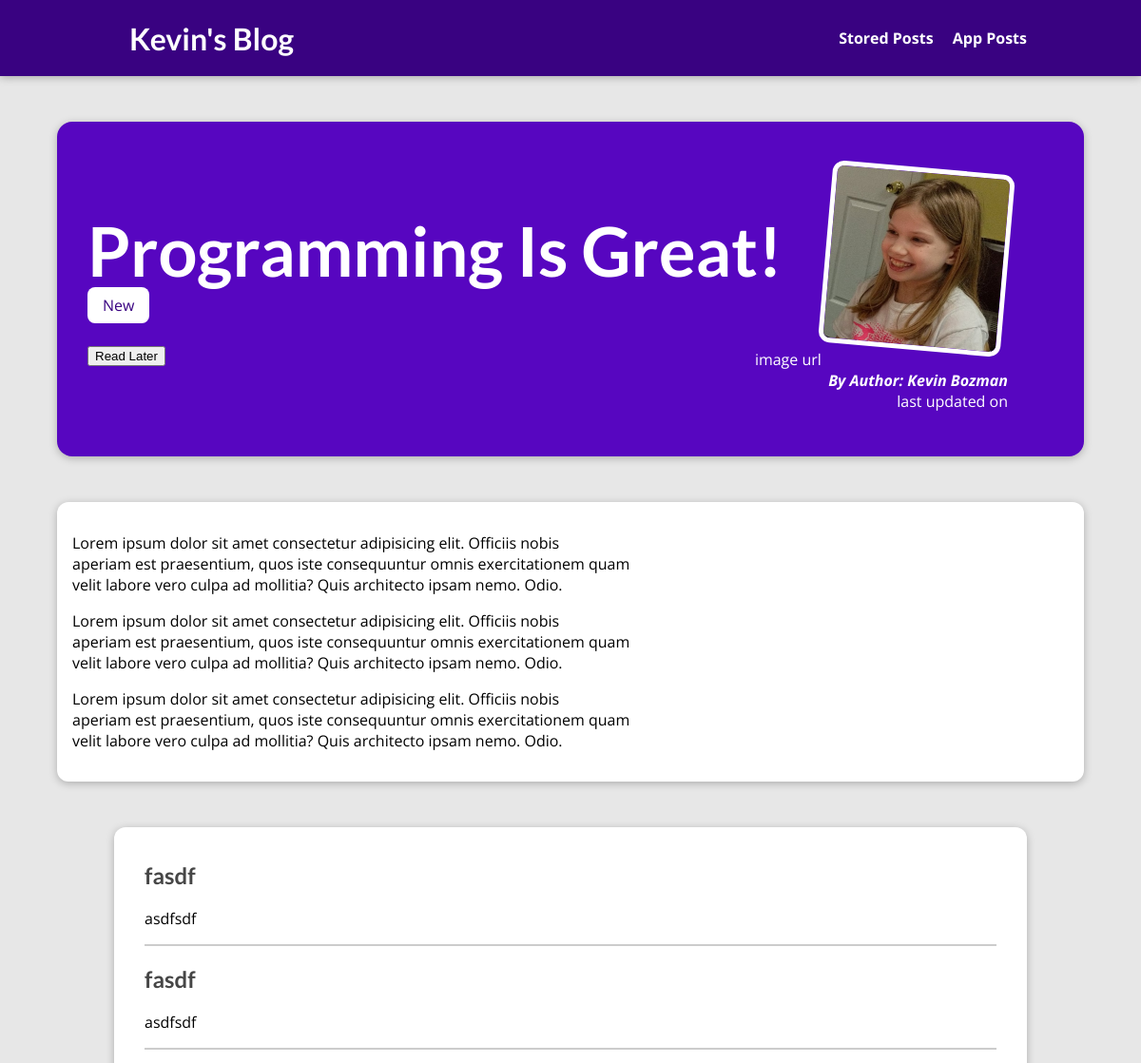
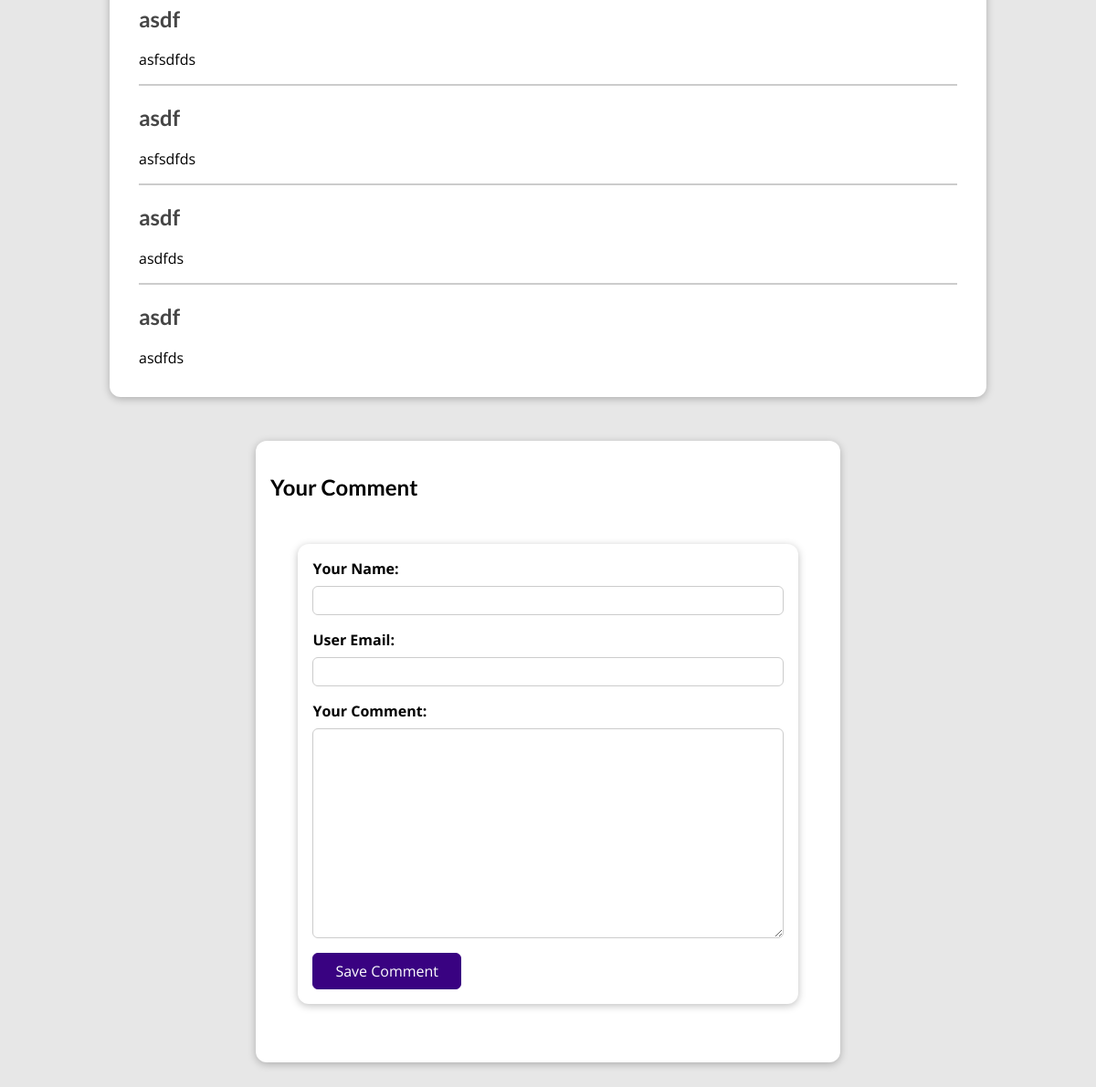
Page /posts/programming-is-fun on the committed database (2 pictures, top to bottom).
### blog/models.py (models this page shows, shortened)
class Post(models.Model):
    title = models.CharField(max_length=150)
    excerpt = models.CharField(max_length=250)
    image = models.ImageField(upload_to="posts",null=True)
    post_date = models.DateField(auto_now=True)
    author = models.ForeignKey(Author, on_delete=models.SET_NULL, null=True, related_name="posts")
    slug = models.SlugField(unique=True, db_index=True) # automatically does index.. don't really need db_index
    content = models.TextField(validators=[MinLengthValidator(10), MaxLengthValidator(5000)])
    tags = models.ManyToManyField(Tag)

class Tag(models.Model):
    caption = models.CharField(max_length=100)

class Author(models.Model):
    first_name = models.CharField(max_length=100)
    last_name = models.CharField(max_length=100)
    email_address = models.EmailField()
    def full_name(self):
        return f"{self.first_name} {self.last_name}"
    def __str__(self):
        return self.full_name()

class Comment(models.Model):
    user_name =  models.CharField(max_length=120)
    user_email = models.EmailField()
    text =  models.TextField(max_length=500)
    post = models.ForeignKey(Post, on_delete=models.CASCADE, related_name="comments")

### blog/views.py (the view, shortened to what this page needs)
# urls.py: path('posts/<slug:slug>', views.SinglePostView.as_view(), name='post_detail_page'),
class SinglePostView(View):
    def is_stored_posts(self,request,post_id):
        stored_posts = request.session.get("stored_posts")
        if stored_posts is not None:
            is_saved_for_later = post_id in stored_posts
        else:
            is_saved_for_later = False
        return is_saved_for_later
    def get(self, request, slug):
        post = Post.objects.get(slug=slug)
        context = {
            "post": post,
            "post_tags": post.tags.all(),
            "comment_form" : CommentForm(),
            "comments": post.comments.all().order_by("-id"),
            "saved_for_later": self.is_stored_posts(request, post.id)
        }
        return render(request, "blog/post-detail.html", context)

### blog/forms.py
class CommentForm(forms.ModelForm):
    class Meta:
        model = Comment
        exclude = ["post"]
        labels = {
            "user_email" : "User Email",
            "user_name" : "Your Name",
            "text": "Your Comment"
        }

### blog/templates/blog/post-detail.html (shortened to what this page needs)
{% extends "base.html" %}
{% load static %}
{% block css_files %}
<link rel="stylesheet" href="{% static 'blog/post-detail.css' %}" />
{% endblock %}
{% block content %}
<section id="summary">
    <h2>{{ post.title}}</h2>
    <div>
        {% for tag in post_tags %}
            <span class="tag"> {{ tag.caption}} </span>
        {%  endfor %}
    </div>
    <div>
        <form action="{% url "read-later" %}" method="POST" >
            <button id="read-later">
            {% if saved_for_later %}
                Rrmove from "read Later list"
            {% else %}
                Read Later
            {% endif%}
            </button>
        </form>
    </div>
    <article>
        image url
        <img src="{{post.image.url}}" alt= {{post.title}} />
        <address>By <a href="mailto:{{post.author.email_address}} ">Author: {{ post.author|title }}</a> </address>
        <div>last updated on <time>{{post.date|date:"D d M Y"}}</time></div>
    </article>
</section>
<main>
    {{ post.content|linebreaks }}
</main>
<section id="comments">
<ul>
    {% for comment in comments %}
        <li>
            <h2>{{comment.user_name}}</h2>
            <p>{{comment.text|linebreaks}}</p>
        </li>
    {% endfor %}
</ul>
</section>
<section id = "comment-form">
    <h2>Your Comment</h2>
    <form action="{% url "post_detail_page" post.slug %}" method="POST" id="comment-form">
        {% for form_field in comment_form %}
            <div class="form-control {% if form_field.errors %} invalid {% endif %}">
                {{ form_field.label_tag }}
                {{ form_field }}
            </div>
        {% endfor %}
        <button> Save Comment </button>
    </form>
</section>
{% endblock%}

### static/app.css (style rules this page uses)
* { box-sizing: border-box; }
html { font-family: 'Open Sans', 'Lato', sans-serif; }
body { margin: 0; }
h1, h2, h3 { font-family: 'Lato', sans-serif; font-weight: bold; }

### blog/static/blog/post-detail.css (style rules this page uses)
body { background-color: #e7e7e7; }
#summary { margin: 8rem auto 3rem auto; padding: 2rem; width: 90%; max-width: 90rem; border-radius: 16px; background-color: #5706c0; position: relative; box-shadow: 0 2px 8px rgba(0, 0, 0, 0.25); height: 22rem; }
#summary h2 { color: white; font-size: 4.5rem; margin-bottom: 0.25rem; }
#summary article { position: absolute; top: 2rem; right: 3rem; padding: 1rem 2rem; border-radius: 12px; text-align: right; color: white; }
#summary article img { width: 12rem; height: 12rem; border-radius: 12px; transform: rotateZ(5deg); border: 5px solid white; margin-bottom: 1rem; }
#summary address { font-weight: bold; }
#summary a { color: white; text-decoration: none; }
#read-later { margin: 2rem 0; }
main { width: 90%; max-width: 90rem; margin: 3rem auto; background-color: white; padding: 1rem; border-radius: 12px; box-shadow: 0 2px 8px rgba(0, 0, 0, 0.25); }
.tag { background-color: white; color: #390281; padding: 0.5rem 1rem; border-radius: 8px; }
#comment-form { margin: 3rem auto; width: 90%; max-width: 40rem; border-radius: 12px; background-color: white; box-shadow: 0 2px 8px rgba(0, 0, 0, 0.25); padding: 1rem; }
#comment-form button { font: inherit; background-color: #390281; color: white; border: 1px solid #390281; padding: 0.5rem 1.5rem; border-radius: 6px; cursor: pointer; }
.form-control { margin-bottom: 1rem; }
.form-control label { font-weight: bold; margin-bottom: 0.5rem; display: block; }
.form-control input, .form-control textarea { display: block; width: 100%; font: inherit; padding: 0.25rem; border-radius: 6px; border: 1px solid #ccc; }
#comments { margin: 3rem auto; width: 90%; max-width: 60rem; border-radius: 12px; background-color: white; box-shadow: 0 2px 8px rgba(0, 0, 0, 0.25); padding: 1rem 2rem; }
#comments ul { list-style: none; margin: 0; padding: 0; }
#comments li { margin-bottom: 1rem; border-bottom: 2px solid #ccc; }
#comments li:last-of-type { border-bottom: none; }
#comments h2 { color: #464646; }

### rows in the picture
Post: title "Programming Is Great!", image (picture), author "Kevin Bozman", content "Lorem ipsum dolor sit amet consectetur adipisicing elit. Officiis nobis aperiam est praesentium, quos iste consequuntur omnis exercitationem quam velit labore vero culpa ad mollitia? Quis architecto ipsam nemo. Odio. Lorem ipsum dolor sit amet consectetur adipisicing elit. Officiis nobis aperiam est praesentium, quos iste consequuntur omnis exercitationem quam velit labore vero culpa ad mollitia? Quis architecto ipsam nemo. Odio. Lorem ipsum dolor sit amet consectetur adipisicing elit. Officiis nobis aperiam est praesentium, quos iste consequuntur omnis exercitationem quam velit labore vero culpa ad mollitia? Quis architecto ipsam nemo. Odio."
Tag: caption "New"
Comment: user_name "fasdf", text "asdfsdf"
Comment: user_name "fasdf", text "asdfsdf"
Comment: user_name "asdf", text "asfsdfds"
Comment: user_name "asdf", text "asfsdfds"
Comment: user_name "asdf", text "asdfds"
Comment: user_name "asdf", text "asdfds"
